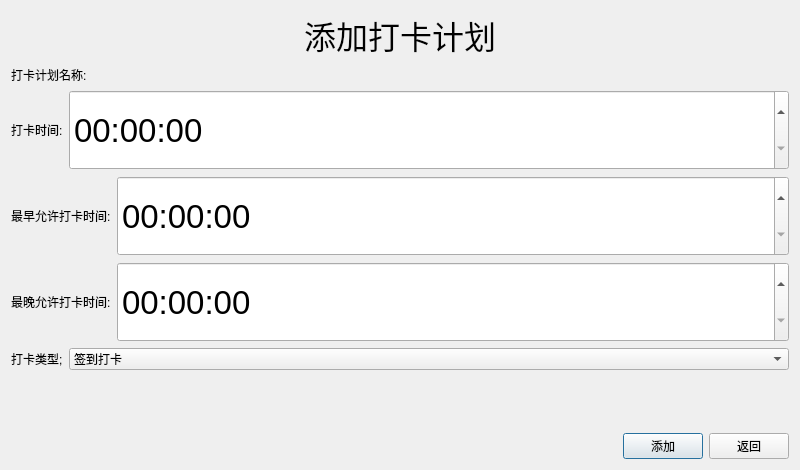
<?xml version="1.0" encoding="UTF-8"?>
<ui version="4.0">
 <class>AddDialog</class>
 <widget class="QDialog" name="AddDialog">
  <property name="geometry">
   <rect>
    <x>0</x>
    <y>0</y>
    <width>800</width>
    <height>470</height>
   </rect>
  </property>
  <property name="windowTitle">
   <string>Dialog</string>
  </property>
  <layout class="QVBoxLayout" name="verticalLayout_2">
   <item>
    <layout class="QHBoxLayout" name="horizontalLayout_6">
     <item>
      <spacer name="horizontalSpacer">
       <property name="orientation">
        <enum>Qt::Horizontal</enum>
       </property>
       <property name="sizeHint" stdset="0">
        <size>
         <width>40</width>
         <height>20</height>
        </size>
       </property>
      </spacer>
     </item>
     <item>
      <widget class="QLabel" name="label_6">
       <property name="text">
        <string>&lt;html&gt;&lt;head/&gt;&lt;body&gt;&lt;p&gt;&lt;span style=&quot; font-size:24pt;&quot;&gt;添加打卡计划&lt;/span&gt;&lt;/p&gt;&lt;/body&gt;&lt;/html&gt;</string>
       </property>
      </widget>
     </item>
     <item>
      <spacer name="horizontalSpacer_2">
       <property name="orientation">
        <enum>Qt::Horizontal</enum>
       </property>
       <property name="sizeHint" stdset="0">
        <size>
         <width>40</width>
         <height>20</height>
        </size>
       </property>
      </spacer>
     </item>
    </layout>
   </item>
   <item>
    <layout class="QVBoxLayout" name="verticalLayout">
     <item>
      <layout class="QFormLayout" name="formLayout">
       <item row="0" column="0">
        <widget class="QLabel" name="label">
         <property name="sizePolicy">
          <sizepolicy hsizetype="Fixed" vsizetype="Preferred">
           <horstretch>0</horstretch>
           <verstretch>0</verstretch>
          </sizepolicy>
         </property>
         <property name="text">
          <string>打卡计划名称:</string>
         </property>
        </widget>
       </item>
      </layout>
     </item>
     <item>
      <layout class="QHBoxLayout" name="horizontalLayout_2">
       <item>
        <widget class="QLabel" name="label_2">
         <property name="sizePolicy">
          <sizepolicy hsizetype="Fixed" vsizetype="Preferred">
           <horstretch>0</horstretch>
           <verstretch>0</verstretch>
          </sizepolicy>
         </property>
         <property name="text">
          <string>打卡时间:</string>
         </property>
        </widget>
       </item>
       <item>
        <widget class="QTimeEdit" name="timeEdit">
         <property name="minimumSize">
          <size>
           <width>0</width>
           <height>80</height>
          </size>
         </property>
         <property name="font">
          <font>
           <pointsize>25</pointsize>
          </font>
         </property>
        </widget>
       </item>
      </layout>
     </item>
     <item>
      <layout class="QHBoxLayout" name="horizontalLayout_3">
       <item>
        <widget class="QLabel" name="label_3">
         <property name="sizePolicy">
          <sizepolicy hsizetype="Fixed" vsizetype="Preferred">
           <horstretch>0</horstretch>
           <verstretch>0</verstretch>
          </sizepolicy>
         </property>
         <property name="text">
          <string>最早允许打卡时间:</string>
         </property>
        </widget>
       </item>
       <item>
        <widget class="QTimeEdit" name="startEdit">
         <property name="minimumSize">
          <size>
           <width>0</width>
           <height>80</height>
          </size>
         </property>
         <property name="font">
          <font>
           <pointsize>25</pointsize>
          </font>
         </property>
        </widget>
       </item>
      </layout>
     </item>
     <item>
      <layout class="QHBoxLayout" name="horizontalLayout_4">
       <item>
        <widget class="QLabel" name="label_4">
         <property name="sizePolicy">
          <sizepolicy hsizetype="Fixed" vsizetype="Preferred">
           <horstretch>0</horstretch>
           <verstretch>0</verstretch>
          </sizepolicy>
         </property>
         <property name="text">
          <string>最晚允许打卡时间:</string>
         </property>
        </widget>
       </item>
       <item>
        <widget class="QTimeEdit" name="endEdit">
         <property name="minimumSize">
          <size>
           <width>0</width>
           <height>80</height>
          </size>
         </property>
         <property name="font">
          <font>
           <pointsize>25</pointsize>
          </font>
         </property>
        </widget>
       </item>
      </layout>
     </item>
     <item>
      <layout class="QHBoxLayout" name="horizontalLayout_5">
       <item>
        <widget class="QLabel" name="label_5">
         <property name="sizePolicy">
          <sizepolicy hsizetype="Fixed" vsizetype="Preferred">
           <horstretch>0</horstretch>
           <verstretch>0</verstretch>
          </sizepolicy>
         </property>
         <property name="text">
          <string>打卡类型;</string>
         </property>
        </widget>
       </item>
       <item>
        <widget class="QComboBox" name="comboBox">
         <item>
          <property name="text">
           <string>签到打卡</string>
          </property>
         </item>
         <item>
          <property name="text">
           <string>离开打卡</string>
          </property>
         </item>
        </widget>
       </item>
      </layout>
     </item>
    </layout>
   </item>
   <item>
    <spacer name="verticalSpacer_2">
     <property name="orientation">
      <enum>Qt::Vertical</enum>
     </property>
     <property name="sizeHint" stdset="0">
      <size>
       <width>20</width>
       <height>213</height>
      </size>
     </property>
    </spacer>
   </item>
   <item>
    <layout class="QHBoxLayout" name="horizontalLayout_7">
     <item>
      <spacer name="horizontalSpacer_3">
       <property name="orientation">
        <enum>Qt::Horizontal</enum>
       </property>
       <property name="sizeHint" stdset="0">
        <size>
         <width>40</width>
         <height>20</height>
        </size>
       </property>
      </spacer>
     </item>
     <item>
      <widget class="QPushButton" name="okButton">
       <property name="text">
        <string>添加</string>
       </property>
      </widget>
     </item>
     <item>
      <widget class="QPushButton" name="backButton">
       <property name="text">
        <string>返回</string>
       </property>
      </widget>
     </item>
    </layout>
   </item>
  </layout>
 </widget>
 <resources/>
 <connections/>
</ui>
